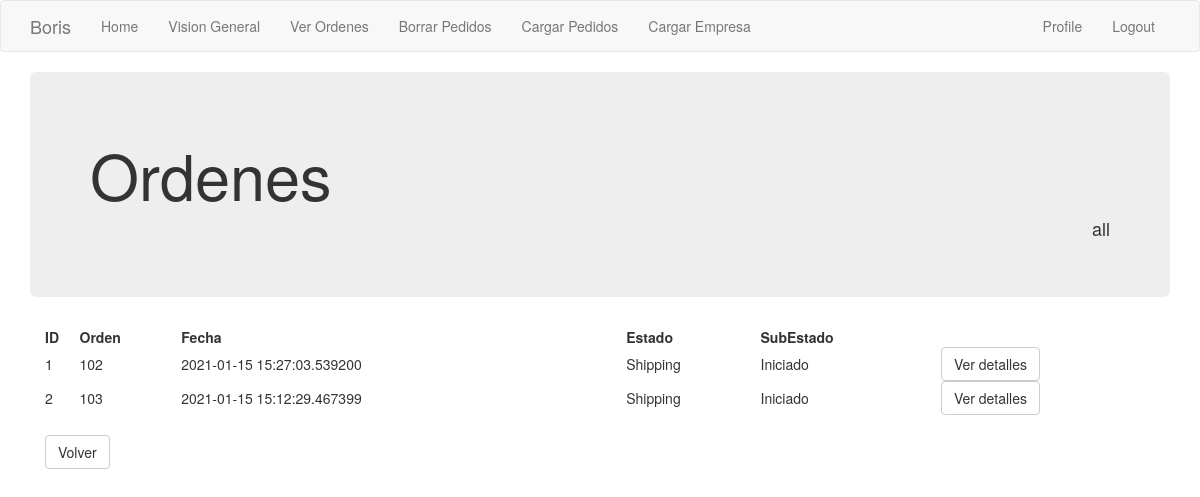
Page /ordenes/all (signed in) on the committed database.
### app/models.py (models this page shows, shortened)
class Order_header(db.Model):
    id = db.Column(db.Integer, primary_key=True)
    order_number = db.Column(db.Integer, index=True)
    order_id_anterior = db.Column(db.Integer)
    creation_date = db.Column(db.String(35), index=True)
    payment_method = db.Column(db.String(10))
    payment_card = db.Column(db.String(10))
    courier = db.Column(db.String(64))
    status = db.Column(db.String(15))
    sub_status = db.Column(db.String(15))
    customer_address = db.Column(db.String(64))
    customer_number = db.Column(db.String(10))
    customer_floor = db.Column(db.String(10))
    customer_zipcode = db.Column(db.String(8))
    customer_locality = db.Column(db.String(64))
    customer_city = db.Column(db.String(64))
    customer_province = db.Column(db.String(64))
    customer_country = db.Column(db.String(64))
    detalle = db.relationship('Order_detail', backref='productos', lazy='dynamic')
    customer_id = db.Column(db.Integer, db.ForeignKey('customer.id'))
    store = db.Column(db.Integer, db.ForeignKey('company.store_id'))

### app/main/routes.py (the view)
@bp.route('/ordenes/<estado>', methods=['GET', 'POST'])
@login_required
def ver_ordenes(estado):
    if estado == 'all':
        ordenes =  Order_header.query.filter_by(store=current_user.store).all()
    else :
        ordenes = db.session.query(Order_header).filter((Order_header.store == current_user.store)).filter((Order_header.status == estado))
    return render_template('ordenes.html', title='Ordenes', ordenes=ordenes, estado=estado)

### app/main/routes.py (called while the page is built)
@bp.before_app_request
def before_request():
    if current_user.is_authenticated:
        current_user.last_seen = datetime.utcnow()
        db.session.commit()

### app/models.py (called while the page is built)
@login.user_loader
def load_user(id):
    return User.query.get(int(id))

### app/templates/ordenes.html
{% extends "base.html" %}
{% block app_content %}
<div class='jumbotron'>
    <h1> Ordenes</h1>
    <h4 class="text-right"> {{ estado }}</h4>
</div>
    <div class='container'>
        <table style="width:100%">
            <tr>
                <th>ID</th>
                <th>Orden</th>
                <th>Fecha</th>
                <th>Estado</th>
                <th>SubEstado</th>
                <th></th>
            </tr>
            {% for i in ordenes %}
            <tr>
                <td>{{i['id']}}</td>
                <td>{{i['order_number']}}</td>
                <td>{{i['creation_date']}}</td>
                <td>{{i['status']}}</td>
                <td>{{i['sub_status']}}</td>
                <td><a href="{{ url_for('main.orden', orden_id = i['id']) }}">
                    <button class="btn btn-default"> Ver detalles </button></td>
            </tr>
            {% endfor %}
        </table>
        <br>
        <td><a href="{{ url_for('main.vision_general') }}">
            <button class="btn btn-default"> Volver </button></a>
        </td>
    </div>
{% endblock %}

### rows in the picture
Order_header: id "1", order_number "102", creation_date "2021-01-15 15:27:03.539200", status "Shipping", sub_status "Iniciado"
Order_header: id "2", order_number "103", creation_date "2021-01-15 15:12:29.467399", status "Shipping", sub_status "Iniciado"

### other values in the picture
{{ 'Logout' }} "Logout"
{{ estado }} "all"
